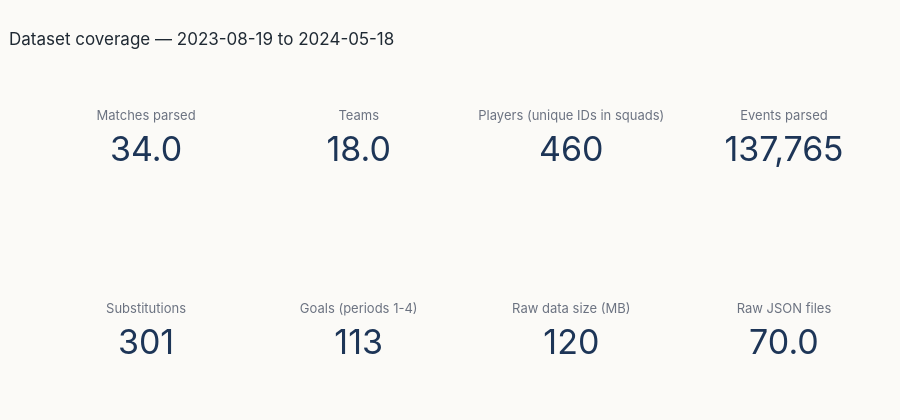
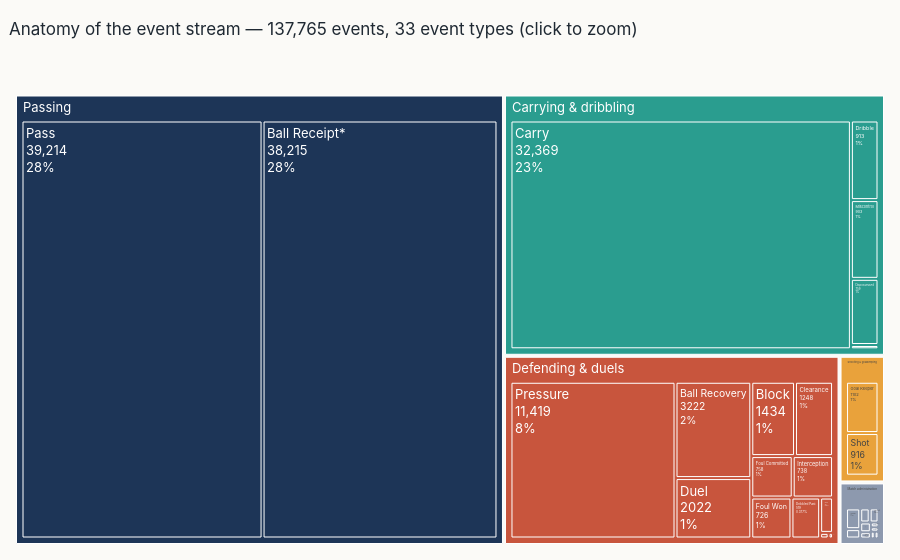
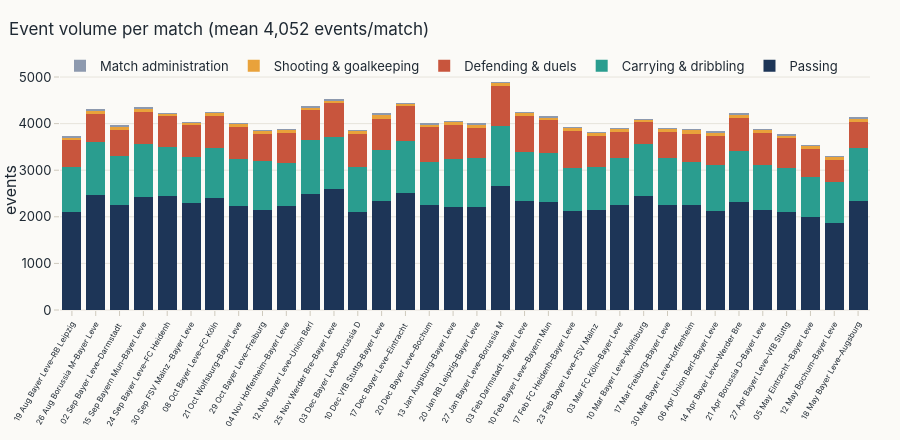

Notebook code cell kept with these figures, in order:
### Code cell
t0 = time.perf_counter()
bundle = Bundle(config=cfg, store=store, catalogue=catalogue, matches_available=len(matches_raw))
build_tables(bundle, selected, files)
T = bundle.tables
parse_seconds = time.perf_counter() - t0
scale = dataset_scale(T, manifest, parse_seconds)
display(scale)
coverage_cards(scale, banner=BANNER).show()

display(Markdown('**The event stream itself.** What the parsed events are made of, and how many each match produces.'))

event_type_treemap(T["events"]).show()
events_per_match_chart(T["events"], T["matches"]).show()

inv = raw_inventory(cfg.raw_dir)
display(inv.groupby("folder").agg(files=("file", "size"), MB=("bytes", lambda b: round(b.sum() / 1e6, 2))))
m = T["matches"]
print(f"Date coverage: {m.match_date.min():%Y-%m-%d} → {m.match_date.max():%Y-%m-%d} "
      f"({m.match_date.dt.to_period('M').nunique()} calendar months)")
display(Markdown("**Source register and attribution**"))
display(source_register()[["source", "role_in_project", "status"]])
display(Markdown(f"> {STATSBOMB_ATTRIBUTION}" if not cfg.is_synthetic else f"> **{BANNER}**"))

display(Markdown('**Big-data honesty.** The cards report the real scale: tens of MB of JSON and ~10⁵ events for one club-season —\na *scalable football-analytics pipeline / Big Data Visualization case study*, not "massive big data". Pandas is the\nright tool at this volume (parsing + feature building take seconds). The same per-match design maps directly onto a\ndistributed engine: raw files are independent per `match_id`, so parsing is an embarrassingly parallel map\n(e.g. Spark `binaryFiles` → `flatMap`), and every aggregation in Section 7 is a `groupBy` on `(match_id, team_id,\nplayer_id)`. Spark is deliberately *not* added here because it would be decoration at this size — see the\nprocessing times above and the scaling notes in the report.'))

### Figure 1 — Plotly figure (JSON) as saved in the notebook; plotly's stock layout.template omitted (floating-point values rounded to 4 significant figures)
{"data": [{"domain": {"x": [0.0, 0.2125], "y": [0.625, 1.0]}, "mode": "number", "number": {"font": {"color": "#1d3557", "size": 34}, "valueformat": ",.1f"}, "title": {"font": {"color": "#6b7280", "size": 13}, "text": "Matches parsed"}, "type": "indicator", "value": 34.0}, {"domain": {"x": [0.2625, 0.475], "y": [0.625, 1.0]}, "mode": "number", "number": {"font": {"color": "#1d3557", "size": 34}, "valueformat": ",.1f"}, "title": {"font": {"color": "#6b7280", "size": 13}, "text": "Teams"}, "type": "indicator", "value": 18.0}, {"domain": {"x": [0.525, 0.7375], "y": [0.625, 1.0]}, "mode": "number", "number": {"font": {"color": "#1d3557", "size": 34}, "valueformat": ",.0f"}, "title": {"font": {"color": "#6b7280", "size": 13}, "text": "Players (unique IDs in squads)"}, "type": "indicator", "value": 460.0}, {"domain": {"x": [0.7875, 1.0], "y": [0.625, 1.0]}, "mode": "number", "number": {"font": {"color": "#1d3557", "size": 34}, "valueformat": ",.0f"}, "title": {"font": {"color": "#6b7280", "size": 13}, "text": "Events parsed"}, "type": "indicator", "value": 137800.0}, {"domain": {"x": [0.0, 0.2125], "y": [0.0, 0.375]}, "mode": "number", "number": {"font": {"color": "#1d3557", "size": 34}, "valueformat": ",.0f"}, "title": {"font": {"color": "#6b7280", "size": 13}, "text": "Substitutions"}, "type": "indicator", "value": 301.0}, {"domain": {"x": [0.2625, 0.475], "y": [0.0, 0.375]}, "mode": "number", "number": {"font": {"color": "#1d3557", "size": 34}, "valueformat": ",.0f"}, "title": {"font": {"color": "#6b7280", "size": 13}, "text": "Goals (periods 1-4)"}, "type": "indicator", "value": 113.0}, {"domain": {"x": [0.525, 0.7375], "y": [0.0, 0.375]}, "mode": "number", "number": {"font": {"color": "#1d3557", "size": 34}, "valueformat": ",.0f"}, "title": {"font": {"color": "#6b7280", "size": 13}, "text": "Raw data size (MB)"}, "type": "indicator", "value": 120.0}, {"domain": {"x": [0.7875, 1.0], "y": [0.0, 0.375]}, "mode": "number", "number": {"font": {"color": "#1d3557", "size": 34}, "valueformat": ",.1f"}, "title": {"font": {"color": "#6b7280", "size": 13}, "text": "Raw JSON files"}, "type": "indicator", "value": 70.0}], "layout": {"height": 420, "margin": {"b": 20, "t": 90}, "title": {"text": "Dataset coverage — 2023-08-19 to 2024-05-18"}}}

### Figure 2 — Plotly figure (JSON) as saved in the notebook; plotly's stock layout.template omitted (floating-point values rounded to 4 significant figures)
{"data": [{"branchvalues": "total", "hovertemplate": "<b>%{label}</b><br>%{value:,} events<br>%{percentRoot:.1%} of all<extra></extra>", "ids": ["Carrying & dribbling", "Carrying & dribbling/Carry", "Carrying & dribbling/Dribble", "Carrying & dribbling/Miscontrol", "Carrying & dribbling/Dispossessed", "Carrying & dribbling/Shield", "Defending & duels", "Defending & duels/Pressure", "Defending & duels/Ball Recovery", "Defending & duels/Duel", "Defending & duels/Block", "Defending & duels/Clearance", "Defending & duels/Foul Committed", "Defending & duels/Interception", "Defending & duels/Foul Won", "Defending & duels/Dribbled Past", "Defending & duels/50/50", "Defending & duels/Error", "Defending & duels/Offside", "Match administration", "Match administration/Substitution", "Match administration/Half Start", "Match administration/Half End", "Match administration/Tactical Shift", "Match administration/Injury Stoppage", "Match administration/Starting XI", "Match administration/Referee Ball-Drop", "Match administration/Bad Behaviour", "Match administration/Player Off", "Match administration/Player On", "Passing", "Passing/Pass", "Passing/Ball Receipt*", "Shooting & goalkeeping", "Shooting & goalkeeping/Goal Keeper", "Shooting & goalkeeping/Shot", "Shooting & goalkeeping/Own Goal For", "Shooting & goalkeeping/Own Goal Against"], "labels": ["Carrying & dribbling", "Carry", "Dribble", "Miscontrol", "Dispossessed", "Shield", "Defending & duels", "Pressure", "Ball Recovery", "Duel", "Block", "Clearance", "Foul Committed", "Interception", "Foul Won", "Dribbled Past", "50/50", "Error", "Offside", "Match administration", "Substitution", "Half Start", "Half End", "Tactical Shift", "Injury Stoppage", "Starting XI", "Referee Ball-Drop", "Bad Behaviour", "Player Off", "Player On", "Passing", "Pass", "Ball Receipt*", "Shooting & goalkeeping", "Goal Keeper", "Shot", "Own Goal For", "Own Goal Against"], "marker": {"colors": ["#2a9d8f", "#2a9d8f", "#2a9d8f", "#2a9d8f", "#2a9d8f", "#2a9d8f", "#c8553d", "#c8553d", "#c8553d", "#c8553d", "#c8553d", "#c8553d", "#c8553d", "#c8553d", "#c8553d", "#c8553d", "#c8553d", "#c8553d", "#c8553d", "#8d99ae", "#8d99ae", "#8d99ae", "#8d99ae", "#8d99ae", "#8d99ae", "#8d99ae", "#8d99ae", "#8d99ae", "#8d99ae", "#8d99ae", "#1d3557", "#1d3557", "#1d3557", "#e9a23b", "#e9a23b", "#e9a23b", "#e9a23b", "#e9a23b"], "line": {"color": "white", "width": 1}}, "parents": ["", "Carrying & dribbling", "Carrying & dribbling", "Carrying & dribbling", "Carrying & dribbling", "Carrying & dribbling", "", "Defending & duels", "Defending & duels", "Defending & duels", "Defending & duels", "Defending & duels", "Defending & duels", "Defending & duels", "Defending & duels", "Defending & duels", "Defending & duels", "Defending & duels", "Defending & duels", "", "Match administration", "Match administration", "Match administration", "Match administration", "Match administration", "Match administration", "Match administration", "Match administration", "Match administration", "Match administration", "", "Passing", "Passing", "", "Shooting & goalkeeping", "Shooting & goalkeeping", "Shooting & goalkeeping", "Shooting & goalkeeping"], "textinfo": "label+value+percent root", "type": "treemap", "values": [34993, 32369, 913, 903, 759, 49, 22319, 11419, 3222, 2022, 1434, 1248, 758, 738, 726, 519, 201, 21, 11, 1000, 301, 136, 136, 127, 106, 68, 38, 34, 27, 27, 77429, 39214, 38215, 2024, 1102, 916, 3, 3]}], "layout": {"height": 560, "margin": {"b": 10, "l": 10, "r": 10, "t": 70}, "title": {"text": "Anatomy of the event stream — 137,765 events, 33 event types (click to zoom)"}}}

### Figure 3 — Plotly figure (JSON) as saved in the notebook; plotly's stock layout.template omitted (floating-point values rounded to 4 significant figures)
{"data": [{"hovertemplate": "%{x}<br>Passing: %{y:,}<extra></extra>", "marker": {"color": "#1d3557"}, "name": "Passing", "type": "bar", "x": ["19 Aug Bayer Leve–RB Leipzig", "26 Aug Borussia M–Bayer Leve", "02 Sep Bayer Leve–Darmstadt ", "15 Sep Bayern Mun–Bayer Leve", "24 Sep Bayer Leve–FC Heidenh", "30 Sep FSV Mainz –Bayer Leve", "08 Oct Bayer Leve–FC Köln", "21 Oct Wolfsburg–Bayer Leve", "29 Oct Bayer Leve–Freiburg", "04 Nov Hoffenheim–Bayer Leve", "12 Nov Bayer Leve–Union Berl", "25 Nov Werder Bre–Bayer Leve", "03 Dec Bayer Leve–Borussia D", "10 Dec VfB Stuttg–Bayer Leve", "17 Dec Bayer Leve–Eintracht ", "20 Dec Bayer Leve–Bochum", "13 Jan Augsburg–Bayer Leve", "20 Jan RB Leipzig–Bayer Leve", "27 Jan Bayer Leve–Borussia M", "03 Feb Darmstadt –Bayer Leve", "10 Feb Bayer Leve–Bayern Mun", "17 Feb FC Heidenh–Bayer Leve", "23 Feb Bayer Leve–FSV Mainz ", "03 Mar FC Köln–Bayer Leve", "10 Mar Bayer Leve–Wolfsburg", "17 Mar Freiburg–Bayer Leve", "30 Mar Bayer Leve–Hoffenheim", "06 Apr Union Berl–Bayer Leve", "14 Apr Bayer Leve–Werder Bre", "21 Apr Borussia D–Bayer Leve", "27 Apr Bayer Leve–VfB Stuttg", "05 May Eintracht –Bayer Leve", "12 May Bochum–Bayer Leve", "18 May Bayer Leve–Augsburg"], "y": [2100, 2476, 2247, 2433, 2451, 2304, 2407, 2237, 2156, 2223, 2490, 2601, 2104, 2337, 2511, 2262, 2221, 2202, 2661, 2339, 2308, 2119, 2147, 2249, 2453, 2247, 2252, 2121, 2327, 2148, 2103, 1989, 1875, 2329]}, {"hovertemplate": "%{x}<br>Carrying & dribbling: %{y:,}<extra></extra>", "marker": {"color": "#2a9d8f"}, "name": "Carrying & dribbling", "type": "bar", "x": ["19 Aug Bayer Leve–RB Leipzig", "26 Aug Borussia M–Bayer Leve", "02 Sep Bayer Leve–Darmstadt ", "15 Sep Bayern Mun–Bayer Leve", "24 Sep Bayer Leve–FC Heidenh", "30 Sep FSV Mainz –Bayer Leve", "08 Oct Bayer Leve–FC Köln", "21 Oct Wolfsburg–Bayer Leve", "29 Oct Bayer Leve–Freiburg", "04 Nov Hoffenheim–Bayer Leve", "12 Nov Bayer Leve–Union Berl", "25 Nov Werder Bre–Bayer Leve", "03 Dec Bayer Leve–Borussia D", "10 Dec VfB Stuttg–Bayer Leve", "17 Dec Bayer Leve–Eintracht ", "20 Dec Bayer Leve–Bochum", "13 Jan Augsburg–Bayer Leve", "20 Jan RB Leipzig–Bayer Leve", "27 Jan Bayer Leve–Borussia M", "03 Feb Darmstadt –Bayer Leve", "10 Feb Bayer Leve–Bayern Mun", "17 Feb FC Heidenh–Bayer Leve", "23 Feb Bayer Leve–FSV Mainz ", "03 Mar FC Köln–Bayer Leve", "10 Mar Bayer Leve–Wolfsburg", "17 Mar Freiburg–Bayer Leve", "30 Mar Bayer Leve–Hoffenheim", "06 Apr Union Berl–Bayer Leve", "14 Apr Bayer Leve–Werder Bre", "21 Apr Borussia D–Bayer Leve", "27 Apr Bayer Leve–VfB Stuttg", "05 May Eintracht –Bayer Leve", "12 May Bochum–Bayer Leve", "18 May Bayer Leve–Augsburg"], "y": [960, 1127, 1062, 1122, 1046, 977, 1076, 1012, 1033, 927, 1168, 1118, 964, 1094, 1122, 911, 1024, 1070, 1283, 1055, 1071, 919, 930, 1011, 1104, 1012, 916, 983, 1095, 968, 946, 876, 862, 1149]}, {"hovertemplate": "%{x}<br>Defending & duels: %{y:,}<extra></extra>", "marker": {"color": "#c8553d"}, "name": "Defending & duels", "type": "bar", "x": ["19 Aug Bayer Leve–RB Leipzig", "26 Aug Borussia M–Bayer Leve", "02 Sep Bayer Leve–Darmstadt ", "15 Sep Bayern Mun–Bayer Leve", "24 Sep Bayer Leve–FC Heidenh", "30 Sep FSV Mainz –Bayer Leve", "08 Oct Bayer Leve–FC Köln", "21 Oct Wolfsburg–Bayer Leve", "29 Oct Bayer Leve–Freiburg", "04 Nov Hoffenheim–Bayer Leve", "12 Nov Bayer Leve–Union Berl", "25 Nov Werder Bre–Bayer Leve", "03 Dec Bayer Leve–Borussia D", "10 Dec VfB Stuttg–Bayer Leve", "17 Dec Bayer Leve–Eintracht ", "20 Dec Bayer Leve–Bochum", "13 Jan Augsburg–Bayer Leve", "20 Jan RB Leipzig–Bayer Leve", "27 Jan Bayer Leve–Borussia M", "03 Feb Darmstadt –Bayer Leve", "10 Feb Bayer Leve–Bayern Mun", "17 Feb FC Heidenh–Bayer Leve", "23 Feb Bayer Leve–FSV Mainz ", "03 Mar FC Köln–Bayer Leve", "10 Mar Bayer Leve–Wolfsburg", "17 Mar Freiburg–Bayer Leve", "30 Mar Bayer Leve–Hoffenheim", "06 Apr Union Berl–Bayer Leve", "14 Apr Bayer Leve–Werder Bre", "21 Apr Borussia D–Bayer Leve", "27 Apr Bayer Leve–VfB Stuttg", "05 May Eintracht –Bayer Leve", "12 May Bochum–Bayer Leve", "18 May Bayer Leve–Augsburg"], "y": [584, 599, 564, 693, 659, 684, 678, 674, 595, 658, 642, 733, 710, 667, 744, 751, 732, 643, 856, 771, 700, 814, 648, 563, 474, 561, 612, 638, 708, 692, 636, 595, 476, 565]}, {"hovertemplate": "%{x}<br>Shooting & goalkeeping: %{y:,}<extra></extra>", "marker": {"color": "#e9a23b"}, "name": "Shooting & goalkeeping", "type": "bar", "x": ["19 Aug Bayer Leve–RB Leipzig", "26 Aug Borussia M–Bayer Leve", "02 Sep Bayer Leve–Darmstadt ", "15 Sep Bayern Mun–Bayer Leve", "24 Sep Bayer Leve–FC Heidenh", "30 Sep FSV Mainz –Bayer Leve", "08 Oct Bayer Leve–FC Köln", "21 Oct Wolfsburg–Bayer Leve", "29 Oct Bayer Leve–Freiburg", "04 Nov Hoffenheim–Bayer Leve", "12 Nov Bayer Leve–Union Berl", "25 Nov Werder Bre–Bayer Leve", "03 Dec Bayer Leve–Borussia D", "10 Dec VfB Stuttg–Bayer Leve", "17 Dec Bayer Leve–Eintracht ", "20 Dec Bayer Leve–Bochum", "13 Jan Augsburg–Bayer Leve", "20 Jan RB Leipzig–Bayer Leve", "27 Jan Bayer Leve–Borussia M", "03 Feb Darmstadt –Bayer Leve", "10 Feb Bayer Leve–Bayern Mun", "17 Feb FC Heidenh–Bayer Leve", "23 Feb Bayer Leve–FSV Mainz ", "03 Mar FC Köln–Bayer Leve", "10 Mar Bayer Leve–Wolfsburg", "17 Mar Freiburg–Bayer Leve", "30 Mar Bayer Leve–Hoffenheim", "06 Apr Union Berl–Bayer Leve", "14 Apr Bayer Leve–Werder Bre", "21 Apr Borussia D–Bayer Leve", "27 Apr Bayer Leve–VfB Stuttg", "05 May Eintracht –Bayer Leve", "12 May Bochum–Bayer Leve", "18 May Bayer Leve–Augsburg"], "y": [58, 77, 64, 64, 50, 40, 61, 68, 63, 48, 43, 40, 65, 89, 41, 49, 65, 61, 69, 58, 49, 56, 71, 52, 48, 63, 87, 66, 61, 45, 59, 58, 72, 64]}, {"hovertemplate": "%{x}<br>Match administration: %{y:,}<extra></extra>", "marker": {"color": "#8d99ae"}, "name": "Match administration", "type": "bar", "x": ["19 Aug Bayer Leve–RB Leipzig", "26 Aug Borussia M–Bayer Leve", "02 Sep Bayer Leve–Darmstadt ", "15 Sep Bayern Mun–Bayer Leve", "24 Sep Bayer Leve–FC Heidenh", "30 Sep FSV Mainz –Bayer Leve", "08 Oct Bayer Leve–FC Köln", "21 Oct Wolfsburg–Bayer Leve", "29 Oct Bayer Leve–Freiburg", "04 Nov Hoffenheim–Bayer Leve", "12 Nov Bayer Leve–Union Berl", "25 Nov Werder Bre–Bayer Leve", "03 Dec Bayer Leve–Borussia D", "10 Dec VfB Stuttg–Bayer Leve", "17 Dec Bayer Leve–Eintracht ", "20 Dec Bayer Leve–Bochum", "13 Jan Augsburg–Bayer Leve", "20 Jan RB Leipzig–Bayer Leve", "27 Jan Bayer Leve–Borussia M", "03 Feb Darmstadt –Bayer Leve", "10 Feb Bayer Leve–Bayern Mun", "17 Feb FC Heidenh–Bayer Leve", "23 Feb Bayer Leve–FSV Mainz ", "03 Mar FC Köln–Bayer Leve", "10 Mar Bayer Leve–Wolfsburg", "17 Mar Freiburg–Bayer Leve", "30 Mar Bayer Leve–Hoffenheim", "06 Apr Union Berl–Bayer Leve", "14 Apr Bayer Leve–Werder Bre", "21 Apr Borussia D–Bayer Leve", "27 Apr Bayer Leve–VfB Stuttg", "05 May Eintracht –Bayer Leve", "12 May Bochum–Bayer Leve", "18 May Bayer Leve–Augsburg"], "y": [37, 32, 40, 34, 27, 30, 27, 27, 24, 25, 25, 28, 23, 32, 30, 31, 21, 32, 24, 35, 31, 28, 30, 31, 25, 26, 27, 35, 32, 37, 27, 31, 30, 26]}], "layout": {"barmode": "stack", "height": 440, "legend": {"orientation": "h", "y": 1.08}, "margin": {"b": 130}, "title": {"text": "Event volume per match (mean 4,052 events/match)"}, "xaxis": {"tickangle": -60, "tickfont": {"size": 8}}, "yaxis": {"title": {"text": "events"}}}}
